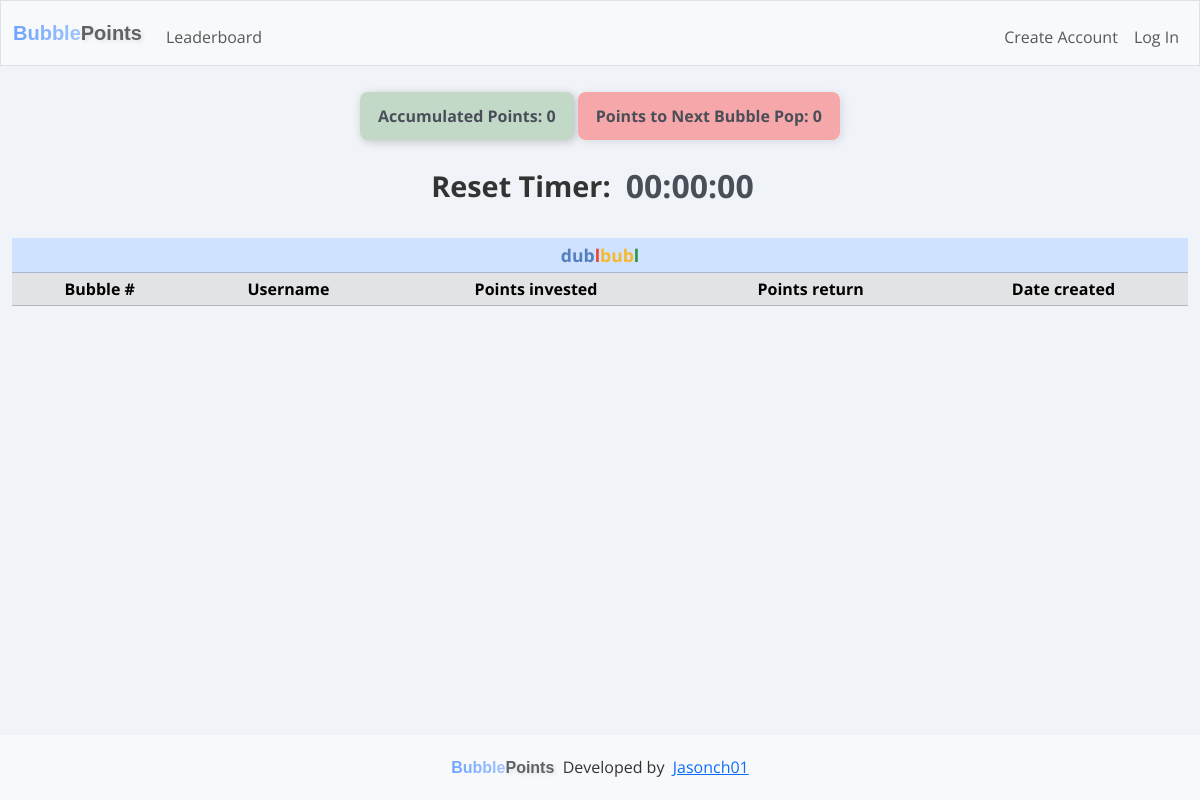
Before: / with the older database file.
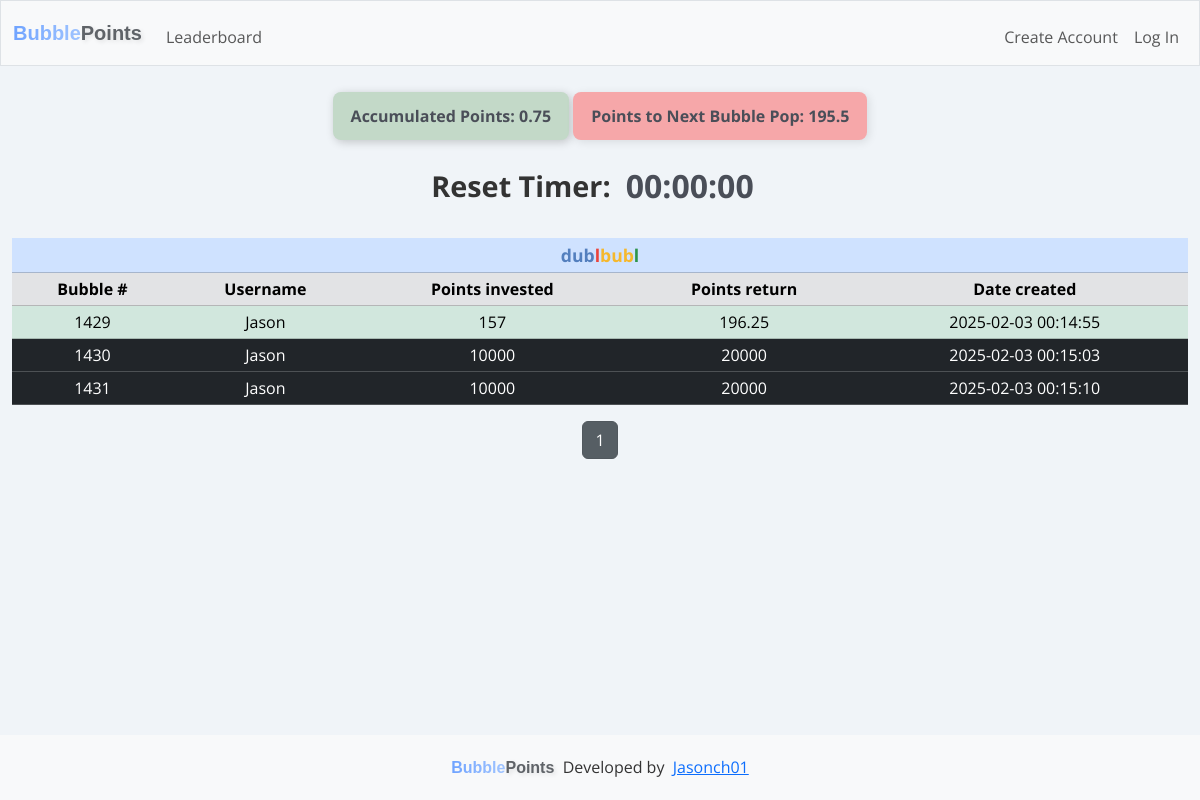
After: the same page with the newer database file.
### tables this page shows
CREATE TABLE points_tracker (
            tracker_id INTEGER PRIMARY KEY AUTOINCREMENT NOT NULL,
            current_points_in INTEGER NOT NULL,
            date_created TEXT NOT NULL        
        );

CREATE TABLE dublbubl (
    row_id INTEGER PRIMARY KEY AUTOINCREMENT NOT NULL,
    user_id INTEGER NOT NULL,
    username TEXT NOT NULL,
    points_in INTEGER NOT NULL,
    points_out INTEGER NOT NULL,
    date_created TEXT NOT NULL,        
    FOREIGN KEY (user_id) REFERENCES users(id)
    FOREIGN KEY (username) REFERENCES users(username)
);

### app.py (the view)
@app.route("/", methods=["GET", "POST"])
def index():
    start_timer()
    try:
        dublbubl = cur.execute("SELECT * FROM dublbubl").fetchall()
        rows_per_page = 20
        page = request.args.get("page", 1, type=int)
        offset = (page - 1) * rows_per_page
        dublbubl = cur.execute("""
            SELECT * FROM dublbubl
            ORDER BY row_id ASC
            LIMIT ? OFFSET ?
        """, (rows_per_page, offset)).fetchall()
        total_rows = cur.execute("SELECT COUNT(*) FROM dublbubl").fetchone()[0]
        total_pages = (total_rows + rows_per_page - 1) // rows_per_page
        current_points_in = cur.execute("SELECT current_points_in FROM points_tracker").fetchone()
        oldest_row_points_out = cur.execute("SELECT points_out FROM dublbubl ORDER BY row_id ASC LIMIT 1").fetchone()
        user_id = session.get("user_id")
        if user_id:
            user = cur.execute("SELECT * FROM users WHERE id = ?", (user_id,)).fetchall()
            user_history = cur.execute("SELECT * FROM dublbubl_history WHERE creator_id = ? ORDER BY row_id DESC LIMIT 5", (user_id,)).fetchall()
        else:
            user = None
            user_history = None
    except sqlite3.OperationalError as e:
        print("Error: dublbubl_history table does not exist, creating it.")
        init_db()
    if current_points_in is None or oldest_row_points_out is None:
        print("Error: current_points_in or oldest_row_points_out is None.")
        points_in_required = 0  # Default value
    else:
        points_in_required = oldest_row_points_out[0] - current_points_in[0]
    socketio.emit("update_points_info", {
        "current_points_in": current_points_in[0],  # Emitting the actual points_in value
        "points_in_required": points_in_required  # Emitting the calculated points_in_required
    })  # Broadcasts to all connected clients
    points = request.form.get("points")
    current_date = datetime.datetime.now().strftime("%Y-%m-%d %H:%M:%S")
    message = None
    if request.method == "POST":
        if user_id is None:
            return render_template("login.html", message="You must be logged in to create a bubble")
        if not points:
            flash("No points entered", "danger")  # Use "danger" for errors
            return redirect(url_for("index"))
        try:
            points = int(points)
        except ValueError:
            flash("Invalid input", "danger")
            return redirect(url_for("index"))
        if points is None:
            return "Invalid Input"
        elif points <= 0 or points > 10000:
            flash("Points must be between 1 and 10000", "danger")
            return redirect(url_for("index"))
        user_id = session["user_id"]
        user = cur.execute("SELECT * FROM users WHERE id = ?", (user_id,)).fetchone()
        current_points = cur.execute("SELECT points FROM users WHERE id = ?", (user[0],)).fetchone()
        current_points = current_points[0] if current_points else 0  # Default to 0 if no value exists
        if current_points < points:
            flash("Not enough points", "danger")
            return redirect(url_for("index"))
        try:
            if points >= 10000:
                points_out = points * 2  # If points are 10,000 or more, multiply by 2
            elif points >= 5000:
                points_out = points * 1.75  # If points are 5,000 or more but less than 10,000, multiply by 1.75
            elif points >= 1000:
                points_out = points * 1.5  # If points are 1,000 or more but less than 10,000, multiply by 1.5
            else:
                points_out = points * 1.25  # Otherwise, points_out equals points_in (e.g., for smaller amounts)
            cur.execute("""
            INSERT INTO dublbubl (row_id, user_id, username, points_in, points_out, date_created)
            VALUES (?, ?, ?, ?, ?, ?)
            """, (None, user[0], user[1], points, (points_out), current_date))
            con.commit()
            updated_rows = cur.execute("""
                SELECT * FROM dublbubl
                ORDER BY row_id ASC
                LIMIT ? OFFSET ?
            """, (rows_per_page, offset)).fetchall()
            socketio.emit("update_table", {"rows": updated_rows, "page": page})
            total_points = current_points - points
            if total_points < 0:
                return "Error: Insufficient points balance."
            cur.execute("UPDATE users SET points = ? WHERE id = ?", (total_points, user[0]))
            con.commit()
            socketio.emit("update_point_balance", {
                "point_balance": total_points  # Emitting only the total points balance
            }, room=user[0])  # Emits only to the specific user
            print(f"Emitting update to room: {user[0]} with new balance: {total_points}")
        except Exception as e:
            print(f"Error inserting row into dublbubl: {e}")
            con.rollback()
        current_points_in = cur.execute("SELECT current_points_in FROM points_tracker").fetchone()
        row_count = cur.execute("SELECT COUNT(*) FROM dublbubl").fetchone()[0]
        print(f"Number of rows in dublbubl: {row_count}")
        if row_count > 1:
            if current_points_in:
                new_points_in = current_points_in[0] + points
                cur.execute("UPDATE points_tracker SET current_points_in = ?, date_created = ?", (new_points_in, current_date))
            else:
                cur.execute("INSERT INTO points_tracker (current_points_in, date_created) VALUES (?, ?)", (points, current_date))
            con.commit()
        else:
            new_points_in = current_points_in[0] if current_points_in else 0
            print(f"New points in is { new_points_in }")
        oldest_row_points_out = cur.execute("SELECT points_out FROM dublbubl ORDER BY row_id ASC LIMIT 1").fetchone()
        print(f"Oldest row points out: {oldest_row_points_out[0]}")
        if oldest_row_points_out is None:
            print("No rows found in dublbubl. Exiting loop.")
        else:
            while new_points_in >= oldest_row_points_out[0]:
                oldest_row_id = cur.execute("SELECT row_id FROM dublbubl ORDER BY row_id ASC LIMIT 1").fetchone()
                oldest_row = cur.execute("SELECT * FROM dublbubl ORDER BY row_id ASC LIMIT 1").fetchone()
                if oldest_row is not None:
                        current_total_points = cur.execute("SELECT total_points_earned FROM users WHERE id = ?", (oldest_row[1],)).fetchone()
                        if current_total_points is None:
                            print("No points found for this user.")
                            current_total_points = 0  # Default to 0 if no value exists
                        else:
                            current_total_points = current_total_points[0]  # Extract the value from the tuple
                        print(f"Current total points: {current_total_points}")
                        points = cur.execute("SELECT points FROM users WHERE id = ?", (oldest_row[1],)).fetchone()
                        if points is None:
                            print("No points balance found for this user.")
                            points = 0  # Default to 0 if no value exists
                        else:
                            points = points[0]  # Extract the value from the tuple
                        print(f"User's point balance: {points}")
                else:
                    print("Oldest row is None, skipping points check.")
                if oldest_row:
                    cur.execute("""
                    INSERT INTO dublbubl_history (user_id, username, row_id, creator_id, creator_username, points_in, points_out, date_created, date_archived)
                    VALUES (?, ? ,?, ?, ? ,?, ?, ?, ?)
                    """, (user[0], user[1], oldest_row[0], oldest_row[1], oldest_row[2], oldest_row[3], oldest_row[4], oldest_row[5], current_date))
                    con.commit()
                    updated_user_history = cur.execute("""
                        SELECT * FROM dublbubl_history
                        WHERE creator_id = ?
                        ORDER BY row_id DESC
                        LIMIT 5
                    """, (user[0],)).fetchall()
                    print(f"Checking user[0]: {user[0]}")
                    print(f"Fetching history for creator_id: {user[0]}")
                    print("Fetched history:", updated_user_history)
                    socketio.emit("update_user_history", {
                        "history": [
                            {
                                "bubble_number": row[3],
                                "points_invested": row[6],
                                "points_earned": row[7],
                                "created_on": row[8],
                                "archived_on": row[9]
                            } for row in updated_user_history
                        ]
                    }, room=user[0])  # Emits only to the specific user
                    print(f"Emitting update to room: {user[0]} with updated user history: {oldest_row[4]}")
                    total_points_earned = current_total_points + oldest_row[4]
                    cur.execute("UPDATE users SET total_points_earned = ? WHERE id = ?", (total_points_earned, oldest_row[1]))
                    con.commit()
                    total_points = points + oldest_row[4]
                    cur.execute("UPDATE users SET points = ? WHERE id = ?", (total_points, oldest_row[1]))
                    con.commit()
                    current_total_points = total_points_earned
                    updated_total_points = cur.execute("SELECT points FROM users WHERE id = ?",(user_id,)).fetchone()
                    updated_total_points = updated_total_points[0] if updated_total_points else 0
                    socketio.emit("update_point_balance", {
                        "point_balance": updated_total_points  # Only emitting the total points balance
                    }, room=user_id)  # Emits only to the specific user
                    print(f"Emitting update to room: {user_id} with new balance: {updated_total_points}")
                if oldest_row_id is not None:
                    cur.execute("DELETE FROM dublbubl WHERE row_id = ?", (oldest_row_id[0],))
                    con.commit()
                else:
                    print("Error: oldest_row_id is None, unable to delete row.")
                remaining_points_in = new_points_in - oldest_row_points_out[0]
                cur.execute("UPDATE points_tracker SET current_points_in = ?, date_created = ?", (remaining_points_in, current_date))
                con.commit()
                updated_rows = cur.execute("""
                    SELECT * FROM dublbubl
                    ORDER BY row_id ASC
                    LIMIT ? OFFSET ?
                """, (rows_per_page, offset)).fetchall()
                socketio.emit("update_table", {"rows": updated_rows, "page": page})
                print(f"Emitting updated rows to room: {user[0]}")
                new_points_in = remaining_points_in
                oldest_row_points_out = cur.execute("SELECT points_out FROM dublbubl ORDER BY row_id ASC LIMIT 1").fetchone()
                if new_points_in <= 0 or oldest_row_points_out is None:
                    print("No more rows in dublbubl. Exiting loop.")
                    break
        flash("Bubble created successfully!", "success")
        return redirect(url_for("index"))
    else:
        return render_template('index.html', dublbubl=dublbubl, user=user, message=message, current_points_in=current_points_in, points_in_required=points_in_required, user_history=user_history, page=page, total_rows=total_rows, total_pages=total_pages)

### templates/index.html (shortened to what this page needs)
{% extends "layout.html" %}
{% block main %}
<div class="tracker text-center">
  <p id="current_points_in">Accumulated Points: {{ current_points_in[0] }}</p>
  <p id="points_in_required">Points to Next Bubble Pop: {{ points_in_required }}</p>
  <div class="timer-container">
      <span class="reset-timer-text">Reset Timer: </span>
      <span id="countdown_timer" class="low-time">00:00:00</span>
  </div>
</div>
<table class="table table-success table-sm text-center">
  <thead class="table-primary">
    <tr class="table-primary">
      <th class="table-primary" colspan="5"><div class="table-header"><span class="blue">dub</span><span class="red">l</span><span class="yellow">bub</span><span class="green">l</span></div></th>
    </tr>
  </thead>
  <thead>
    <tr class="table-secondary">
      <th>Bubble #</th>
      <th>Username</th>
      <th>Points invested</th>
      <th>Points return</th>
      <th>Date created</th>
    </tr>
  </thead>
  <tbody id="dublbubl">
    {% for row in dublbubl %}
    <tr class="
    {% if row[3] == 10000 %}
      table-dark
    {% elif row[3] > 5000 %}
      table-danger
    {% elif row[3] > 1000 %}
      table-warning
    {% else %}
      table-success
    {% endif %}
    ">
      <td>{{ row[0] }}</td>
      <td>{{ row[2] }}</td>
      <td>{{ row[3] }}</td>
      <td>{{ row[4] }}</td>
      <td>{{ row[5] }}</td>
    </tr>
    {% endfor %}
  </tbody>
</table>
<div class="pagination d-flex justify-content-center align-items-center">
  {% for p in range(1, total_pages + 1) %}
    <a href="{{ url_for('index', page=p) }}" class="btn btn-secondary {% if p == page %}active{% endif %}">
      {{ p }}
    </a>
  {% endfor %}
</div>
{% endblock %}

### templates/layout.html (shortened to what this page needs)
<!DOCTYPE html>
<html lang="en">
  <head>
    <link href="https://cdn.jsdelivr.net/npm/bootstrap@5.3.3/dist/css/bootstrap.min.css" rel="stylesheet">
    <link rel="stylesheet" href="/static/style.css">
  </head>
  <body>
    <nav class="bg-light border navbar navbar-expand-md navbar-light">
      <div class="container-fluid">
        <a class="navbar-brand" href="/">
          <span class="gradient-text">Bubble</span><span class="points-text">Points</span>
        </a>
          <div class="collapse navbar-collapse" id="navbar">
              {% if session["user_id"] %}
                  <ul class="navbar-nav me-auto mt-2">
                    <li class="nav-item"><a class="nav-link" href="/leaderboard">Leaderboard</a></li>
                    <li class="nav-item"><a class="nav-link" href="/history">History</a></li>
                  </ul>
                  <ul class="navbar-nav ms-auto mt-2">
                    <li class="nav-item"><a class="nav-link" href="/account">Account</a></li>
                    <li class="nav-item"><a class="nav-link" href="/logout">Log Out</a></li>
                  </ul>
              {% else %}
                  <ul class="navbar-nav me-auto mt-2">
                    <li class="nav-item"><a class="nav-link" href="/leaderboard">Leaderboard</a></li>
                  </ul>
                  <ul class="navbar-nav ms-auto mt-2">
                    <li class="nav-item"><a class="nav-link" href="/register">Create Account</a></li>
                    <li class="nav-item"><a class="nav-link" href="/login">Log In</a></li>
                  </ul>
              {% endif %}
          </div>
      </div>
  </nav>
      <main class="container-fluid">
        {% block main %}{% endblock %}
      </main>
      <footer class="footer">
        <a class="navbar-brand" href="/">
          <span class="gradient-text">Bubble</span><span class="points-text">Points</span>&nbsp;
          <span>Developed by</span>&nbsp;
          <span><a href="https://github.com/jasonch01">Jasonch01</a></span>
        </a>
      </footer>
  </body>
</html>

Changed rows visible on the page:
changed points_tracker: current_points_in "0" → "0.75"
added dublbubl: row_id "1429", username "Jason", points_in "157", points_out "196.25", date_created "2025-02-03 00:14:55"
added dublbubl: row_id "1430", username "Jason", points_in "10000", points_out "20000", date_created "2025-02-03 00:15:03"
added dublbubl: row_id "1431", username "Jason", points_in "10000", points_out "20000", date_created "2025-02-03 00:15:10"
Other visible differences:
{{ points_in_required }}: "0" → "195.5"
new list line: "1"
